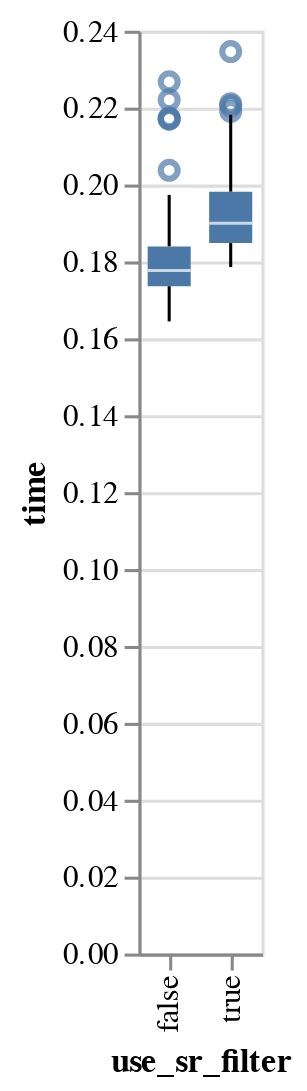

Notebook source saved alongside this figure:
### Code cell
alt.Chart(perf1.to_pandas()).mark_boxplot().encode(x='use_sr_filter', y='time')

### Figure 1 — Vega-Lite specification as saved in the notebook (floating-point values rounded to 4 significant figures; data arrays with more than 128 entries replaced by an {"elided": "..."} marker saying what was removed)
{"config": {"view": {"continuousWidth": 400, "continuousHeight": 300}}, "data": {"name": "data-85f0ae197e30f16911c557a948a038d8"}, "mark": "boxplot", "encoding": {"x": {"field": "use_sr_filter", "type": "nominal"}, "y": {"field": "time", "type": "quantitative"}}, "$schema": "https://vega.github.io/schema/vega-lite/v5.2.0.json", "datasets": {"data-85f0ae197e30f16911c557a948a038d8": {"elided": "200 records"}}}
